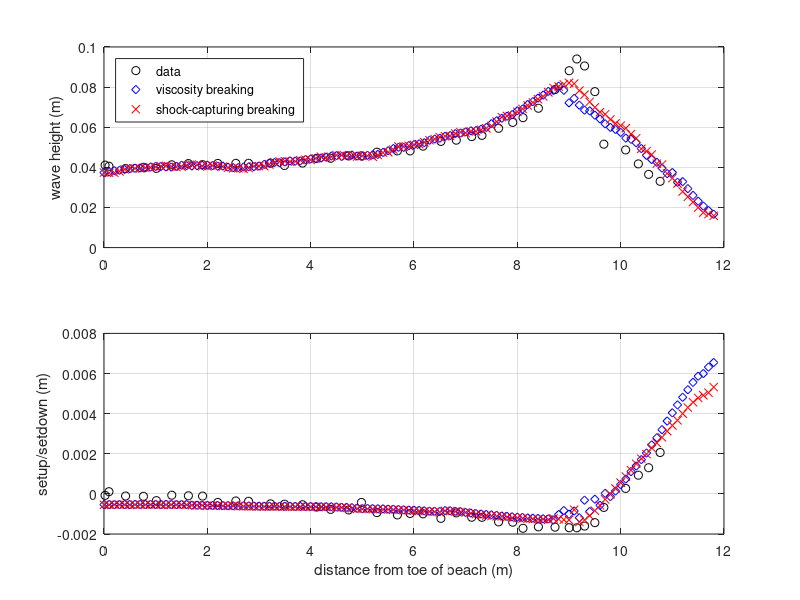

MATLAB code to generate this figure:
clear all
close all

data=load('ht_setup_031041.txt');
x_data=data(:,1);
ht_data=data(:,2);
set_data=data(:,3);

case1=load('eddy_vis_case.txt');
x1=case1(:,1);
ht1=case1(:,2);
set1=case1(:,3);

case2=load('shock_cap_case.txt');
x2=case2(:,1);
ht2=case2(:,2);
set2=case2(:,3);

subplot(211)
plot(x_data,ht_data,'ko',x1,ht1,'bd',x2,ht2,'rx')
grid
ylabel('wave height (m)')
legend('data','viscosity breaking','shock-capturing breaking','Location','NorthWest')

subplot(212)
plot(x_data,set_data,'ko',x1,set1,'bd',x2,set2,'rx')
grid
ylabel('setup/setdown (m)')
xlabel('distance from toe of beach (m)')